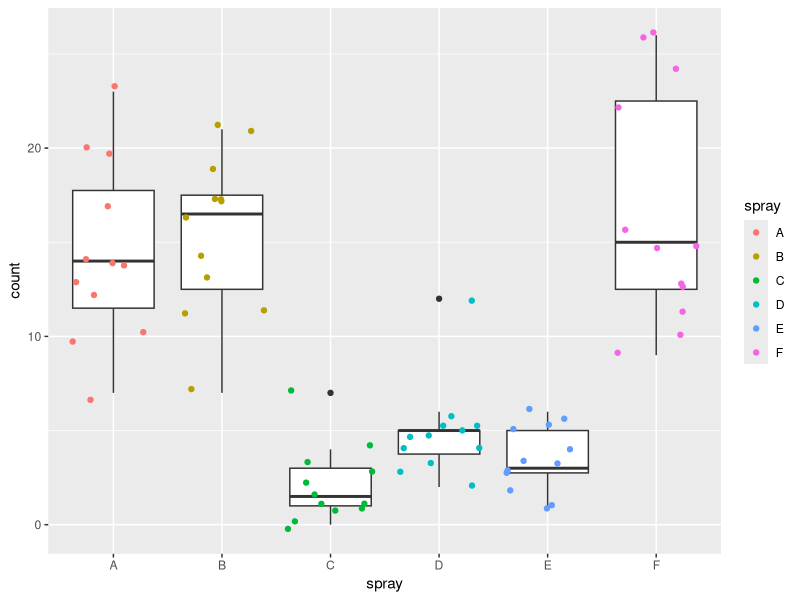
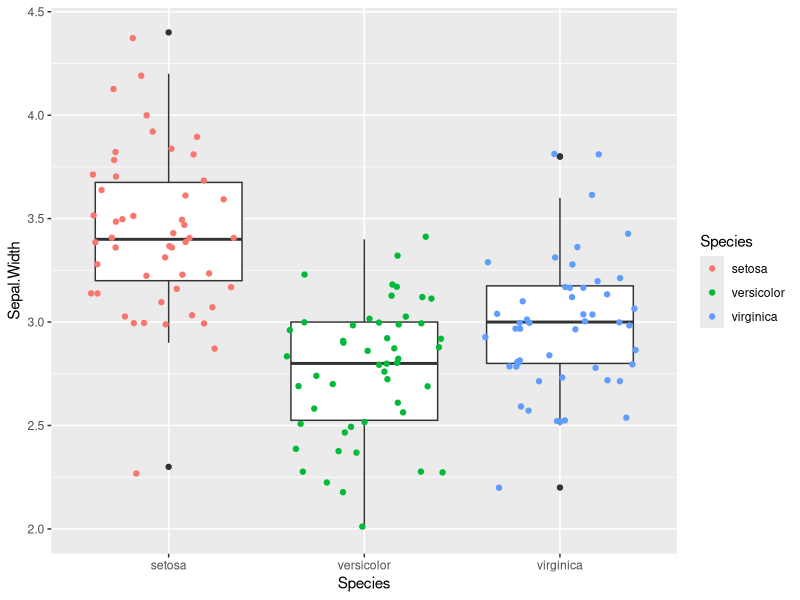
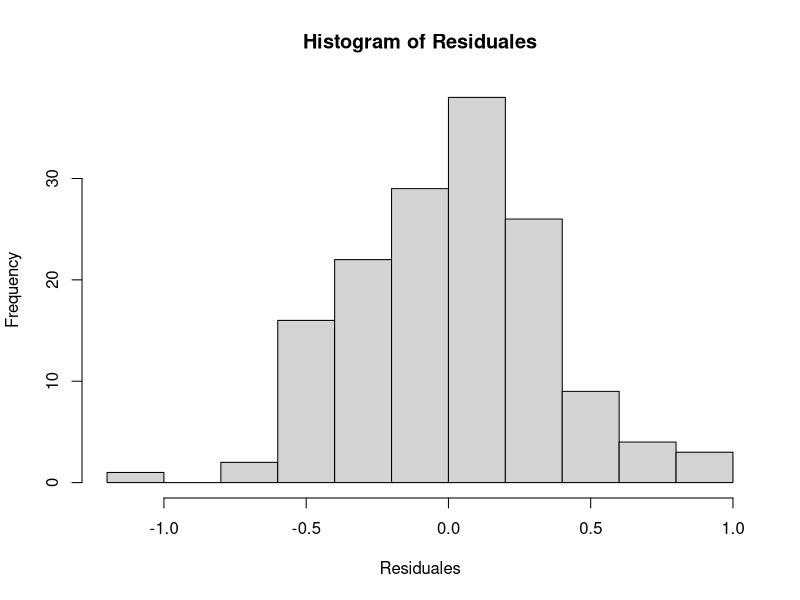
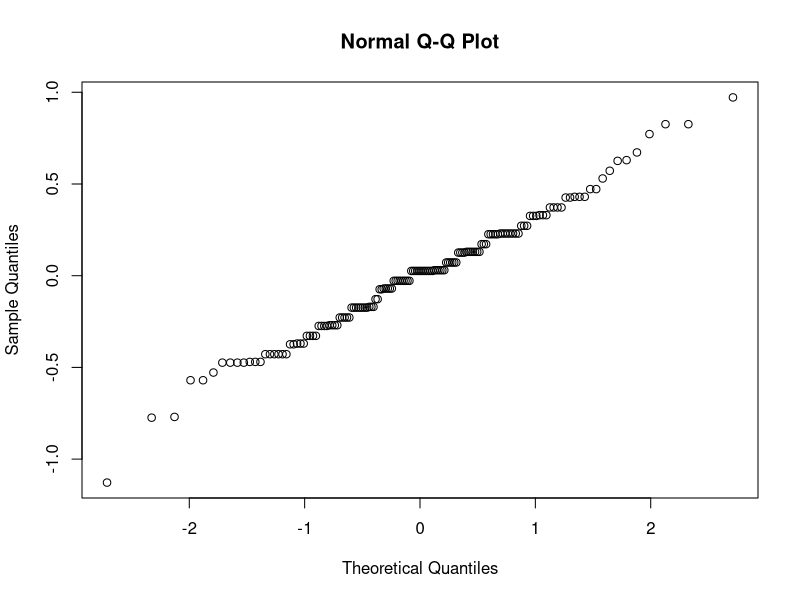
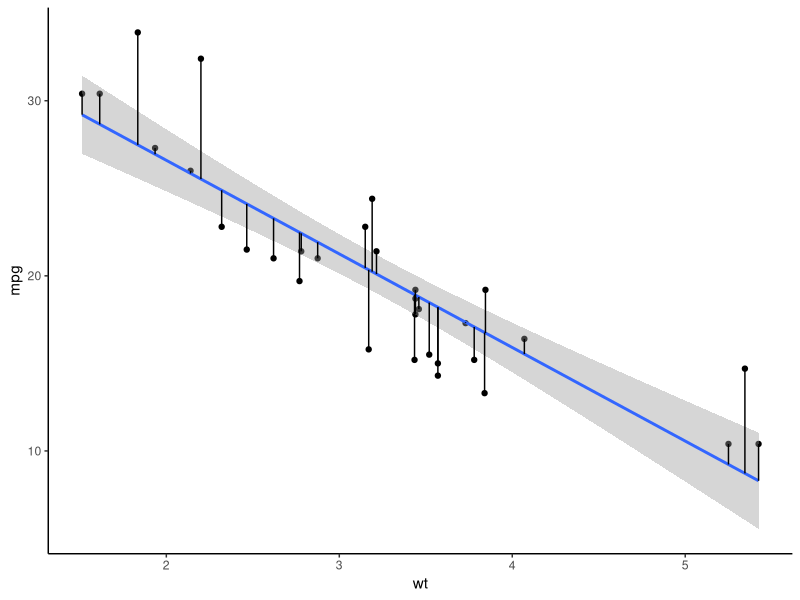

These figures' R source, in order:
## ---- chunk 1
knitr::opts_chunk$set(echo = FALSE, warning = FALSE, message = FALSE)
suppressMessages(suppressWarnings(library(tidyverse, quietly = TRUE)))
## ---- chunk 2
ggplot(InsectSprays, aes(x = spray, y = count)) + geom_boxplot() + geom_jitter(aes(color = spray)) 
## ---- chunk 3
bartlett.test(count ~ spray, data = InsectSprays)
## ---- chunk 4
ggplot(iris, aes(x = Species, y = Sepal.Width)) + geom_boxplot() + geom_jitter(aes(color = Species)) 
## ---- chunk 5
bartlett.test(Sepal.Width ~ Species, data = iris)
## ---- chunk 6
ANOVA.Iris <- aov(Sepal.Width ~ Species, data = iris)
## ---- chunk 7
Residuales <- ANOVA.Iris$residuals
library(broom)
Resultados <- augment(ANOVA.Iris)
## ---- chunk 8
knitr::kable(head(Resultados), caption= "primeras 6 observaciones del dataframe resultante de augment", digits = 3)
## ---- chunk 9
hist(Residuales)
## ---- chunk 10
qqnorm(Residuales)
## ---- chunk 11
shapiro.test(Residuales)
## ---- chunk 12
testy <- augment(lm(mpg ~ wt, data =mtcars))
ggplot(testy, aes(x = wt, y = mpg)) + geom_point() + geom_smooth(method="lm") + geom_segment(aes(xend = wt, yend = .fitted)) + theme_classic()
## ---- chunk 13
knitr::include_app("http://admin.derek-corcoran-barrios.com/shiny/rstudio/sample-apps/Shiny1/", height = "800px")
